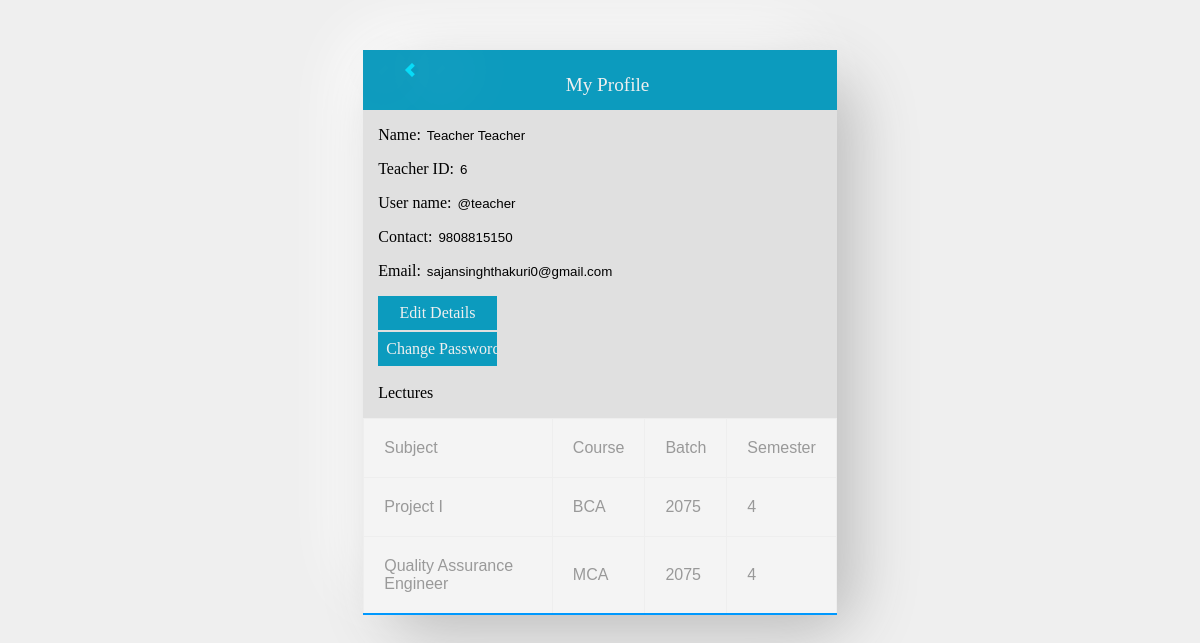
The app's page /ams/Teacher/TeacherProfile.php?ID=6 (signed in) with its own data.
### tables this page shows
CREATE TABLE `teacher` (
  `tid` int(11) NOT NULL,
  `First_Name` varchar(20) NOT NULL,
  `Last_Name` varchar(20) NOT NULL,
  `user_name` varchar(30) NOT NULL,
  `password` varchar(32) NOT NULL,
  `contact_number` varchar(10) NOT NULL,
  `email` varchar(50) NOT NULL,
  `Active_Status` tinyint(1) NOT NULL
);

CREATE TABLE `teacher_subject` (
  `SN` int(10) NOT NULL,
  `tid` int(11) NOT NULL,
  `sid` varchar(10) NOT NULL,
  `course` varchar(30) NOT NULL,
  `year` year(4) NOT NULL,
  `sem_id` int(2) NOT NULL
);

CREATE TABLE `subjects` (
  `sid` varchar(10) NOT NULL,
  `subject` char(50) NOT NULL,
  `cid` int(10) DEFAULT NULL,
  `sem_id` int(2) NOT NULL
);

### ams/Teacher/TeacherProfile.php (the view, shortened to what this page needs)
<?php
  include("../connection.php");
  $tid=$_GET['ID'];
  $sql="SELECT * FROM teacher where tid='$tid'";
  $data=mysqli_query($conn,$sql);
  $row=mysqli_fetch_assoc($data);
?>
<!DOCTYPE html>
<html>
<head>
  <link rel="stylesheet" href="css/TeacherProfile.css">
</head>
<body>
  <form action="student_view.php" method="post">
    <div id="container">
      <div class="header">
        <a href="javascript:window.history.back();" class="arrow left"></a>
        <p class="Title">My Profile</p>
      </div>
      <div class="element">
        <p>Name: <input type="text" class="input" value="<?php echo $row['First_Name']." ".$row['Last_Name'];?>"></p>
        <p>Teacher ID: <input type="text" class="input" value="<?php echo  $tid?>" name="tid"></p>
        <p>User name: <input type="text" class="input" value="<?php echo  $row['user_name']?>"></p>
        <p>Contact: <input type="text" class="input" value="<?php echo  $row['contact_number']?>"></p>
        <p>Email: <input type="text" class="input" value="<?php echo  $row['email']?>"></p>
        <a href="editTeacherProfile.php?GetID=<?php echo $tid?>" onclick="return confirm('Confirm Edit')">
          <input id="Edit" type="button" name="Edit" value="Edit Details" class="ebtn"/>
        </a><br>
        <a href="changePassword.php?GetID=<?php echo $tid?>" onclick="return confirm('Change Password')">
          <input id="Edit" type="button" name="Edit" value="Change Password" class="ebtn"/>
        </a>
        <p>Lectures</p>
        <table>
          <thead>
            <tr>
              <td>Subject</td>
              <td>Course</td>
              <td>Batch</td>
              <td>Semester</td>
            </tr>
          </thead>
          <tbody>
            <?php
            $sql2="SELECT * FROM `teacher_subject` natural join`subjects` WHERE tid='$tid'";
            $data2=mysqli_query($conn,$sql2);
            while($row2=mysqli_fetch_assoc($data2)){?>
            <tr>
            <td><?php echo $row2['subject'];?></td>
            <td><?php echo $row2['course'];?></td>
            <td><?php echo $row2['year'];?></td>
            <td><?php echo $row2['sem_id'];?></td>
            </tr>
            <?php
            }?>
          </tbody>
        </table>
      </div>
    </div>
  </form>
</body>
</html>

### ams/Teacher/css/TeacherProfile.css (style rules this page uses)
body { background-color: #efefef; }
.arrow { border: solid #07dcf8; box-shadow:20px 20px 60px #bebebe, -20px -20px 60px #ffffff; border-width: 0 4px 4px 0; display: inline-block; padding: 3px; position: fixed; margin-left: -12%; margin-top:10px; }
.left { transform: rotate(135deg); -webkit-transform: rotate(135deg); }
#container { width: 40%; height:auto; margin: 0 auto; margin-top: 50px; border-radius: 50px; background: #e0e0e0; box-shadow: 20px 20px 60px #bebebe, -20px -20px 60px #ffffff; }
p { font-family: serif; margin-left: 15px; }
.input { border:none; pointer-events:none; background: transparent; width:60%; }
.Title { display: inline-block; }
.header { width: 100% auto; height: 50px; background-color: #0c9bbe; color: #efefef; text-align: center; font-family: serif; font-size:larger; padding:5px; }
table { font-family: sans-serif; border-collapse: collapse; border: 1px solid #eee; border-bottom: 2px solid rgb(0, 152, 253); width: 100%; }
tr { background: #f4f4f4; width: 50px; }
td { color: #999; border: 1px solid #eee; padding: 20px; }
.ebtn { background: #0c9bbe; border-style: none; padding: 8px; width: 25%; font-size: medium; font-family: serif; font-weight: 500; color: #efefef; cursor: pointer; margin:0 0 2px 15px; }
a { text-decoration: none; }

### records on screen
teacher: First_Name+Last_Name "Teacher Teacher", user_name "@teacher", contact_number "9808815150", email "sajansinghthakuri0@gmail.com"
teacher_subject: sid.subject "Project I", course "BCA", year "2075", sem "4"
teacher_subject: sid.subject "Quality Assurance Engineer", course "MCA", year "2075", sem "4"
